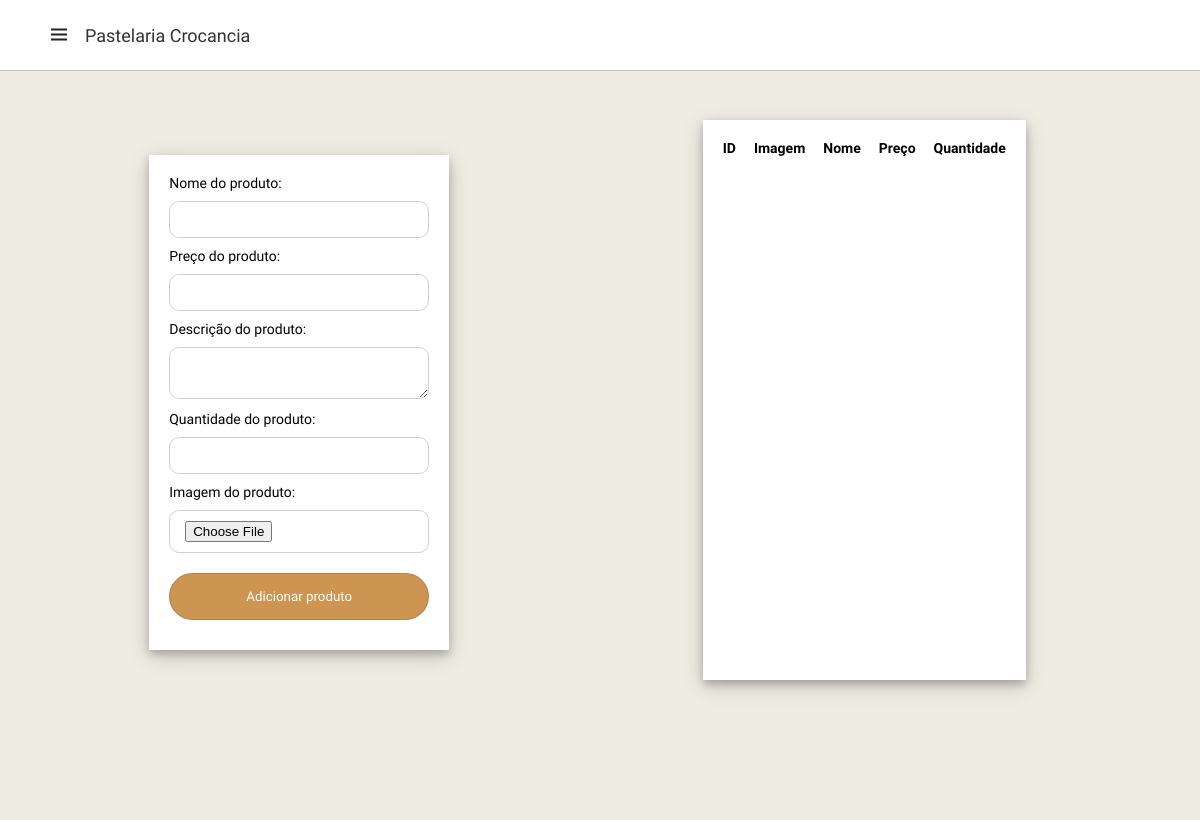
The app's page /admin.products.php, older data.
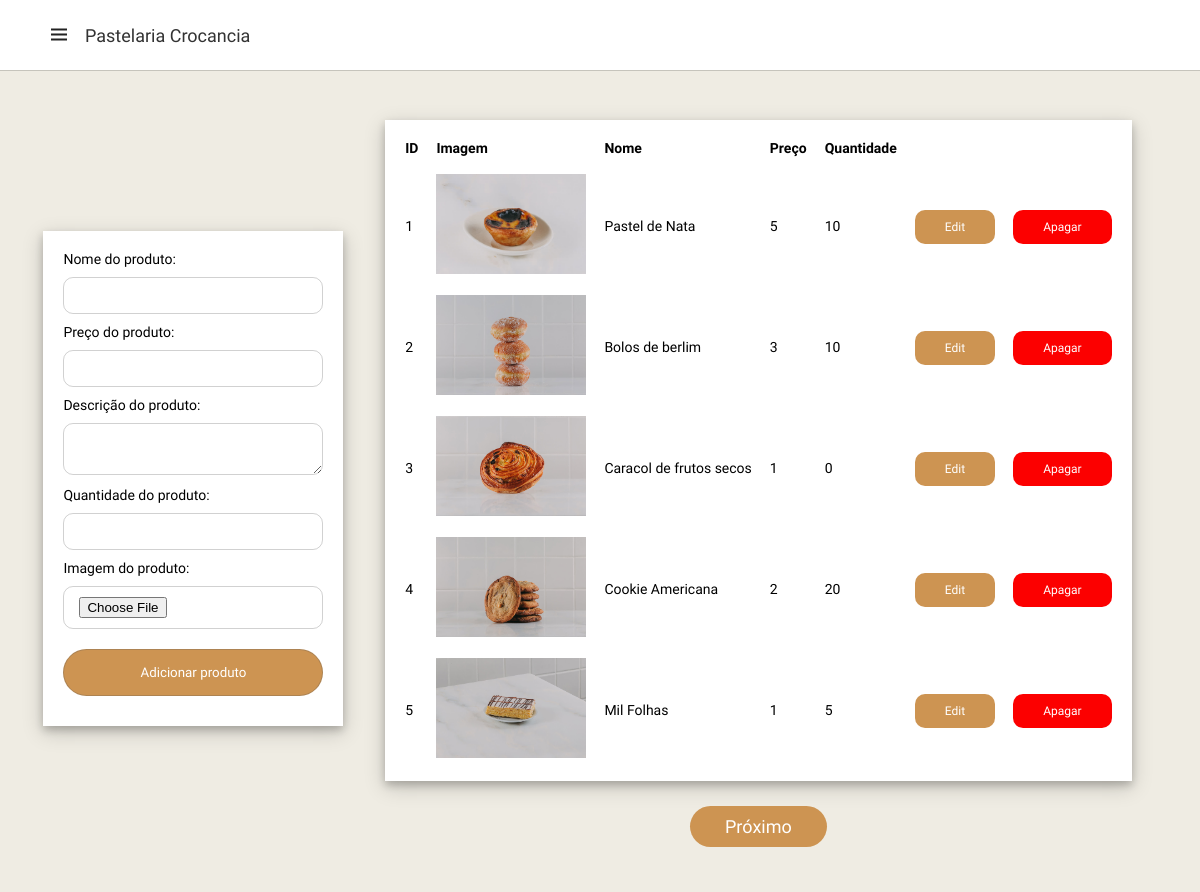
The same page, newer data.
### tables this page shows
CREATE TABLE "Produtos" (
	"ID"	INTEGER NOT NULL,
	"Nome"	TEXT,
	"Preço"	NUMERIC(10, 2),
	"Descrição"	TEXT,
	"Stock"	INTEGER,
	"Imagem"	varchar,
	PRIMARY KEY("ID")
);

### includes/functions.inc.php (called while the page is built, shortened)
<?php
function paginationProducts($db, $currentPage = 1, $rowsPerPage = 5) {
    $result = $db->query('SELECT COUNT(*) as count FROM Produtos');
    $row = $result->fetchArray();
    $totalProducts = $row['count'];
    $totalPages = ceil($totalProducts / $rowsPerPage);
    $offset = ($currentPage - 1) * $rowsPerPage;
    $sql = "SELECT * FROM Produtos ORDER BY ID LIMIT $rowsPerPage OFFSET $offset";
    $result = $db->query($sql);
    $products = [];
    while ($product = $result->fetchArray(SQLITE3_ASSOC)) {
        $products[] = $product;
    }
    return ['products' => $products, 'totalPages' => $totalPages];
}

### admin.products.php (the view, shortened to what the changed rows need)
<?php
    require_once 'includes/conn.php';
    require_once 'includes/functions.inc.php';
    $currentPage = isset($_GET['page-nr']) ? (int)$_GET['page-nr'] : 1;
    $paginationResult = paginationProducts($db, $currentPage);
    $products = $paginationResult['products'];
    $totalPages = $paginationResult['totalPages'];
?>
<!DOCTYPE html>
<html lang="en">
<head>
    <link rel="stylesheet" href="https://cdnjs.cloudflare.com/ajax/libs/font-awesome/6.5.1/css/all.min.css">
    <link rel="stylesheet" href="https://cdn.jsdelivr.net/npm/swiper@11/swiper-bundle.min.css" />
    <link rel="stylesheet" href="https://cdnjs.cloudflare.com/ajax/libs/toastr.js/latest/toastr.min.css">
    <link href='https://unpkg.com/boxicons@2.1.4/css/boxicons.min.css' rel='stylesheet'>
    <link rel="stylesheet" href="style.css">
</head>
<body>
        <div class="containeradmin" style="padding: 20px">
            <div class="content">
                <div class="cards">
                    <div class="content-2">
                        <form method="POST" action="" enctype="multipart/form-data">
                            <div class="produtos">
                                <table>
                                    <tr>
                                        <th>ID</th>
                                        <th>Imagem</th>
                                        <th>Nome</th>
                                        <th>Preço</th>
                                        <th>Quantidade</th>
                                    </tr>
                                    <?php foreach ($products as $product): ?>
                                    <tr>
                                        <td><?php echo htmlspecialchars($product['ID']); ?></td>
                                        <td><img src="<?php echo $product['Imagem']; ?>" style="width: 150px; height:100px;"></td>
                                        <td><?php echo htmlspecialchars($product['Nome']); ?></td>
                                        <td><?php echo htmlspecialchars($product['Preço']); ?></td>
                                        <td><?php echo htmlspecialchars($product['Stock']); ?></td>
                                        <td><a href="admin.editProducts.php?id=<?php echo $product['ID']; ?>" class="btn-edit">Edit</a></td>
                                        <td><a href="includes/admin.products-delete.php?id=<?php echo $product['ID']; ?>" class="btn-edit" style="background-color: #fc0000; font-weight: 500;">Apagar</a>                                        </td>
                                    </tr>
                                    <?php endforeach; ?>
                                </table>
                            </div>
                            <div class="pagination">
                                <?php if ($currentPage < $totalPages): ?>
                                    <a href="?page-nr=<?php echo $currentPage + 1; ?>">Próximo</a>
                                <?php endif; ?>
                            </div>
                        </form>
                    </div>
                </div>
            </div>
        </div>
</body>

Row changes from the older to the newer data that the page shows:
added produtos: ID "1", shows a picture, Nome "Pastel de Nata", Preço "5", Stock "10"
added produtos: ID "2", shows a picture, Nome "Bolos de berlim", Preço "3", Stock "10"
added produtos: ID "3", shows a picture, Nome "Caracol de frutos secos", Preço "1", Stock "0"
added produtos: ID "4", shows a picture, Nome "Cookie Americana", Preço "2", Stock "20"
added produtos: ID "5", shows a picture, Nome "Mil Folhas", Preço "1", Stock "5"
Text that changed along with them:
text now shown: "Próximo"
